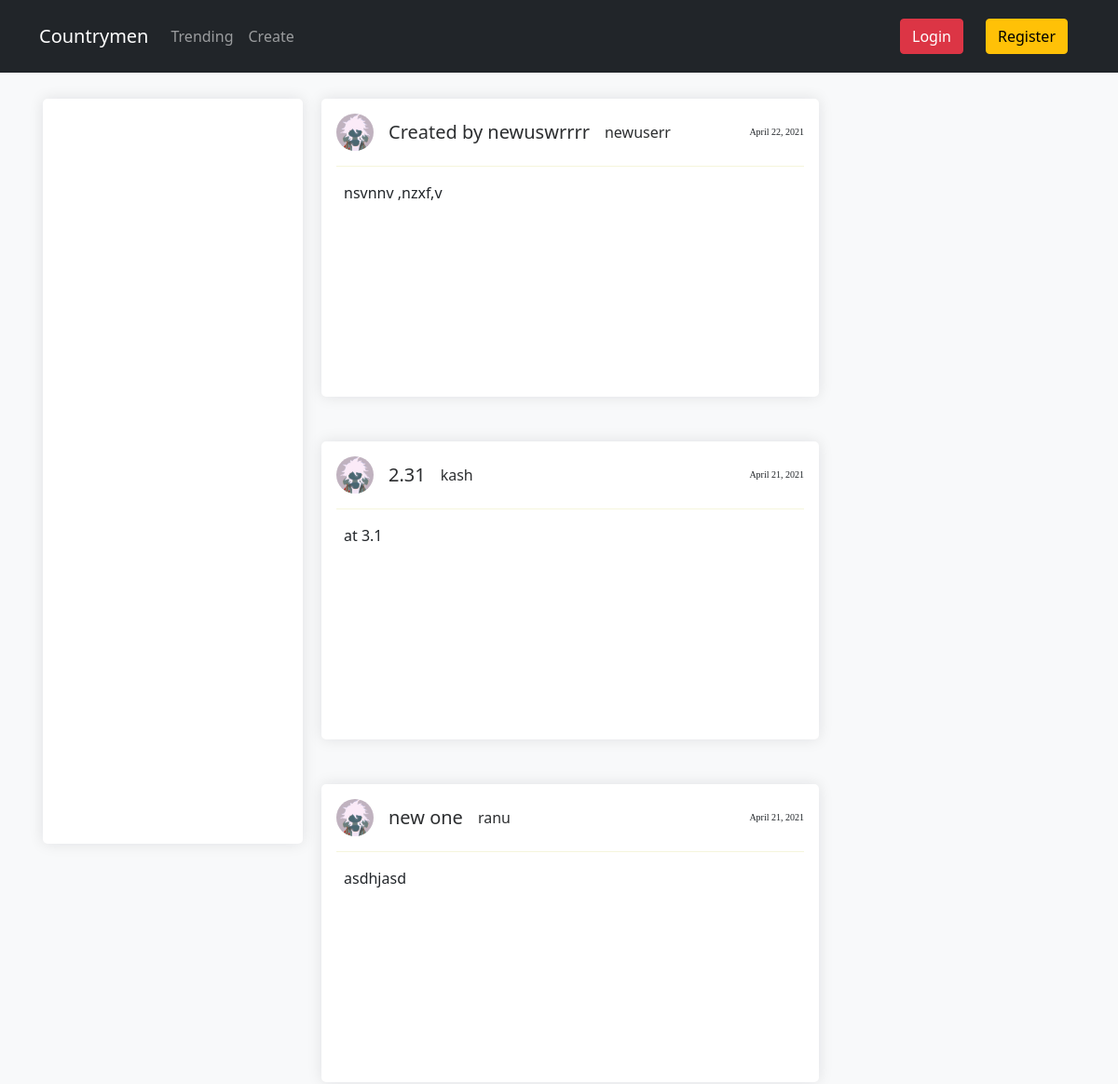
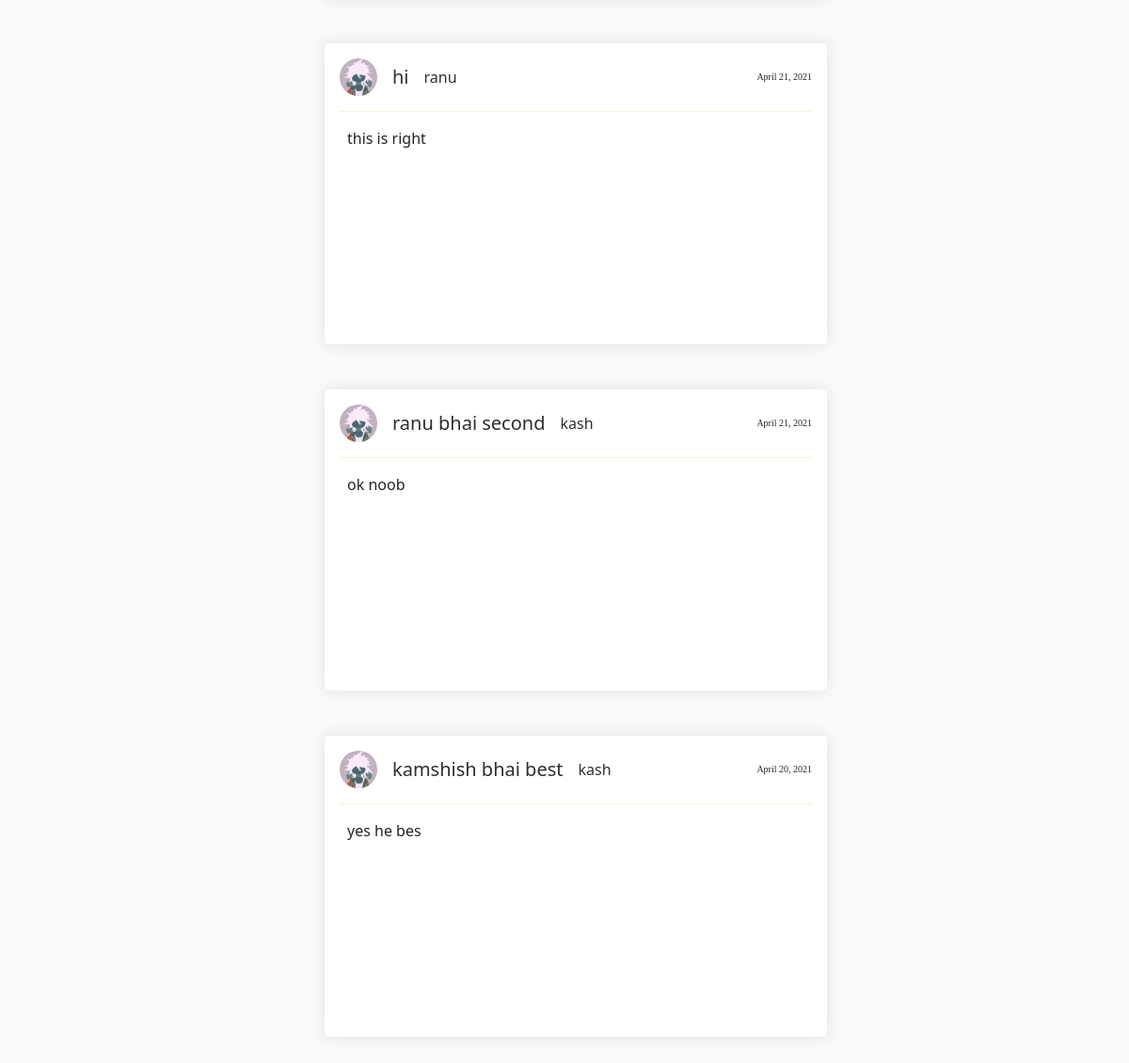
Before: / with the older database file (2 pictures, top to bottom).
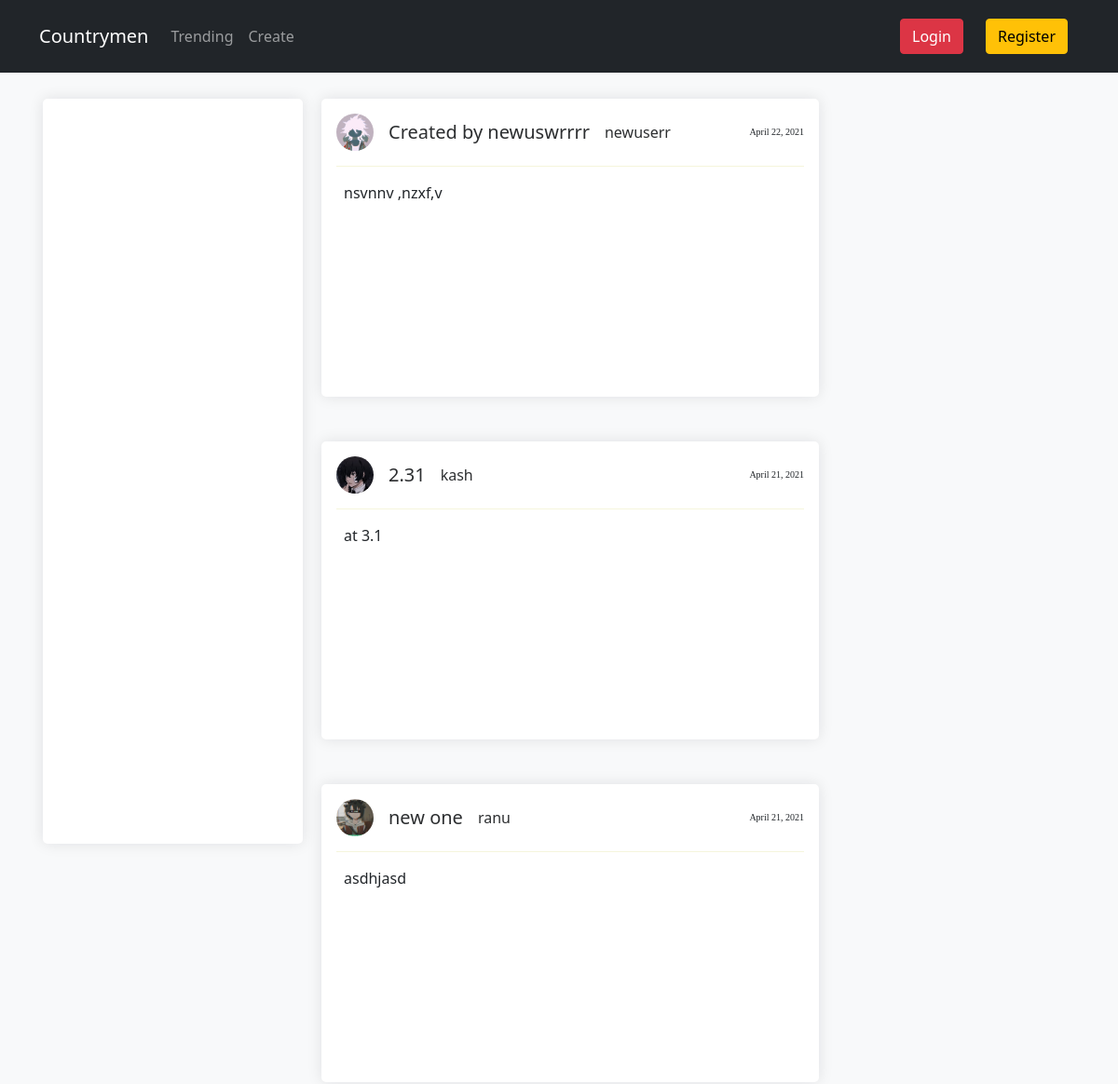
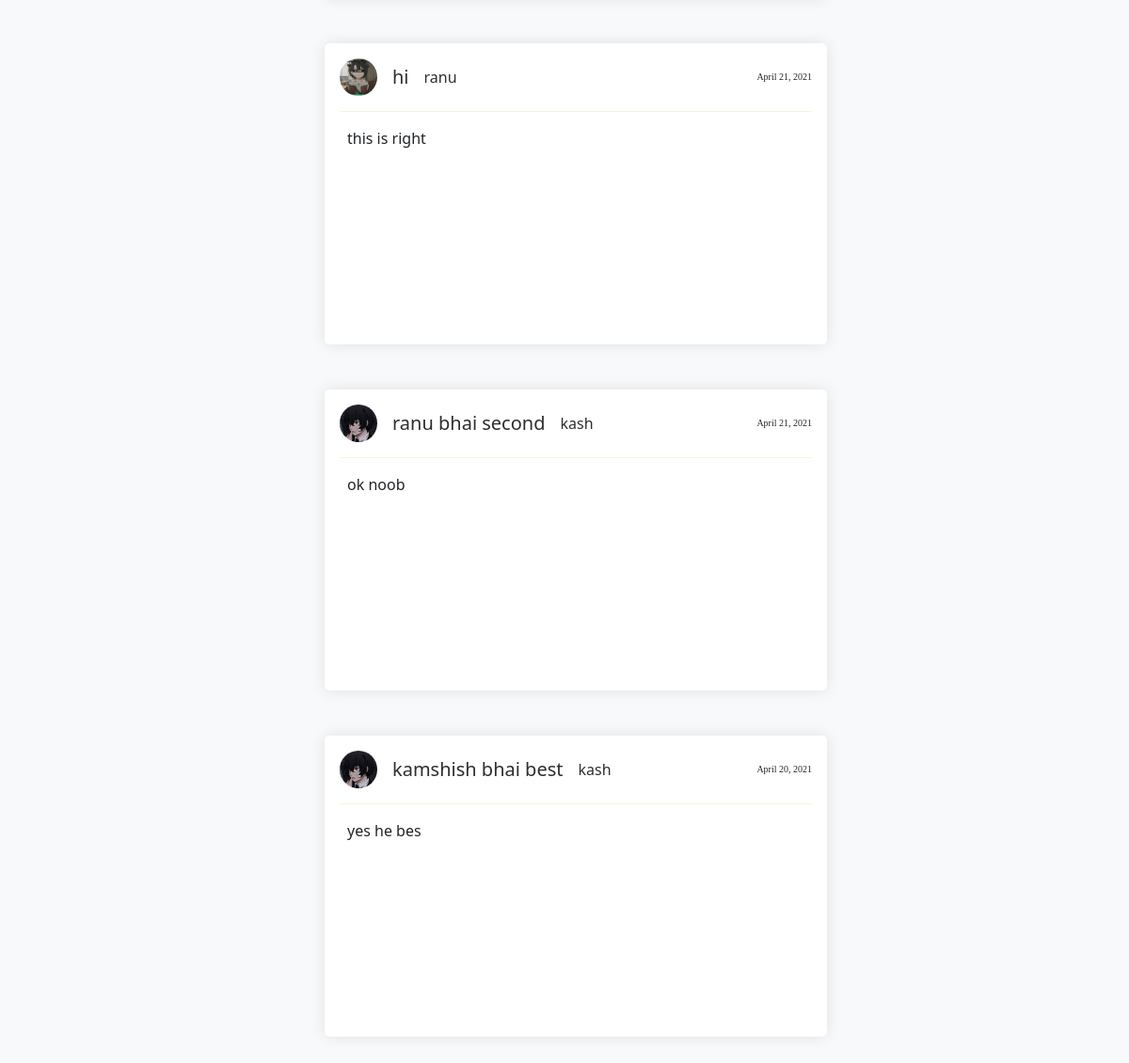
After: the same page with the newer database file (2 pictures, top to bottom).
### agenda/models.py (models this page shows, shortened)
class Agenda(models.Model):
    title = models.CharField(max_length=100)
    text = models.TextField()
    date = models.DateTimeField(auto_now_add = True)
    author = models.ForeignKey(Users,on_delete=models.CASCADE)
    slug = models.SlugField(default='default',editable='False',max_length=100,null=False)

class Users(AbstractUser):
    username = models.CharField(max_length=20,primary_key=True)
    name  = models.CharField(max_length=30)
    image = models.CharField(max_length=20,default="default.jpg")
    email = models.EmailField(null=True)
    def __str__(self):
        return self.username

### agenda/views.py (the view, shortened to what this page needs)
# urls.py: path('',HomeListView.as_view(),name = 'home'),
class HomeListView(ListView):
    model = Agenda
    template_name = 'social.html'
    context_object_name = 'posts'
    ordering = ['-id']
    def get_queryset(self):
        agenda = Agenda.objects.all().order_by('-date')
        return agenda

### templates/social.html (shortened to what this page needs)
{% extends "layout.html" %} {% block content %}
<div class="container-fluid">
    <div class="row">
        <div class="col-md-3 bg-white main_left_sidebar m-1">
        </div>
        <div class="col-12 col-md-6 main_posts m-1">
            {% for post in posts %}
            <div class="card p-3 mb-5">
                <span class="d-flex card-head">
                    <img src="/media/{{post.author.image}}" alt="">
                    <a href="{% url 'agenda_view' post.slug %}">
                        <h5 class="card-title"> {{post.title}} </h5>
                    </a>
                    <p>
                        <a href="{% url 'profile_view' post.author.username %}">
                            {{post.author}}
                            </a>
                    </p>
                    <p class="card-date">
                        {{post.date.date}}
                    </p>
                </span>
                <p class="card-text">{{post.text}}</p>
            </div>
            {% endfor %}
        </div>
    </div>
</div>
{% endblock %}

### templates/layout.html (shortened to what this page needs)
<!doctype html>
<html>
    {% load static %}
<head>
    <link href="https://cdn.jsdelivr.net/npm/bootstrap@5.0.0-beta2/dist/css/bootstrap.min.css" rel="stylesheet">
    <link rel="stylesheet" href="https://cdnjs.cloudflare.com/ajax/libs/font-awesome/4.7.0/css/font-awesome.min.css">
    <link rel="stylesheet" type="text/css" href="{% static '/css/main.css' %}">
    <link rel="stylesheet" type="text/css" href="{% static '/css/trending.css' %}">
    <link rel="stylesheet" type="text/css" href="{% static '/css/profile.css' %}">
</head>
<body>
    <header class=" site-header no-gutters ">
        <nav class="navbar navbar-expand-md navbar-dark bg-dark fsixed-top">
            <div class="container ">
                <a class="navbar-brand mr-4 " href="{% url 'home' %} ">Countrymen</a>
                <div class="collapse navbar-collapse " id="navbarToggle ">
                    <div class="navbar-nav mr-auto ">
                        <a class="nav-item nav-link " href="{% url 'trending' %}">Trending</a>
                        <a class="nav-item nav-link " href="{% url 'create' %}">Create</a>
                    </div>
                </div>
                <div class="navbar-nav d-flex">
                    {% if request.user.is_authenticated %}
                    <a class="nav-item nav-link " href="{% url 'profile_view' request.user.username %}">{{request.user.username | title}}</a>
                    <a class="nav-item nav-link " href="{% url 'logout' %}">Logout</a>
                    {% else %}
                    {% if not form_l %}
                    <a class="nav-item nav-link " href="{% url 'login' %}"><button class="btn btn-danger m-1">Login</button></a>
                    {% endif %}
                    {% if not form_r %}
                    <a class="nav-item nav-link " href="{% url 'register' %}"><button class="btn btn-warning m-1">Register</button></a>
                    {% endif %}
                    {% endif %}
                </div>
            </div>
        </nav>
    </header>
    <main role="main " class="container mt-4">
            <div>
                {% block content %} {% endblock %}
            </div>
    </main>
</body>
</html>

### static/css/main.css (style rules this page uses)
* { margin: 0; padding: 0; box-sizing: border-box; }
body { background-color: #f8f9fa; }
.main_left_sidebar { height: 100vh; }
.card a { text-decoration: none; color: rgb(44, 46, 48); }
.card { height: 20rem; }
.card, .main_left_sidebar, .main_right_sidebar { border: none; box-shadow: rgba(17, 17, 26, 0.1) 0px 0px 16px; border-radius: 5px; }
span img { margin-right: 1rem; width: 40px; height: 40px; border-radius: 25px; }
span h5, p { line-height: 40px; }
.card-date { margin-left: auto; font-size: x-small; font-family: 'Times New Roman', Times, serif; }
.card p a { margin-left: 16px; font-size: medium ; }
.card-head { border-bottom: 1px solid beige; }
.card-text { padding: 8px; }

Changed rows visible on the page:
changed through a linked row, Agenda "at 3.1": author.image: picture added in place of a placeholder
changed through a linked row, Agenda "new one": author.image: picture added in place of a placeholder
changed through a linked row, Agenda "hi": author.image: picture added in place of a placeholder
changed through a linked row, Agenda "ranu bhai second": author.image: picture added in place of a placeholder
changed through a linked row, Agenda "kamshish bhai best": author.image: picture added in place of a placeholder
